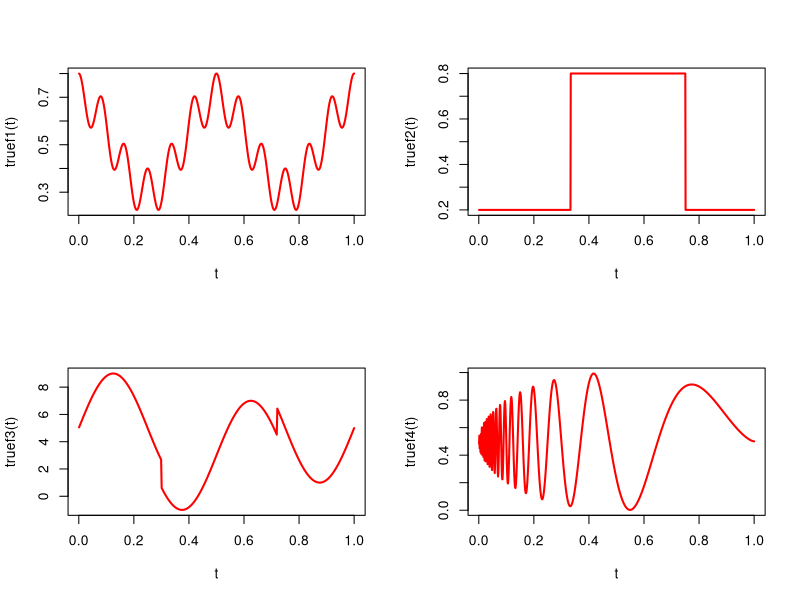
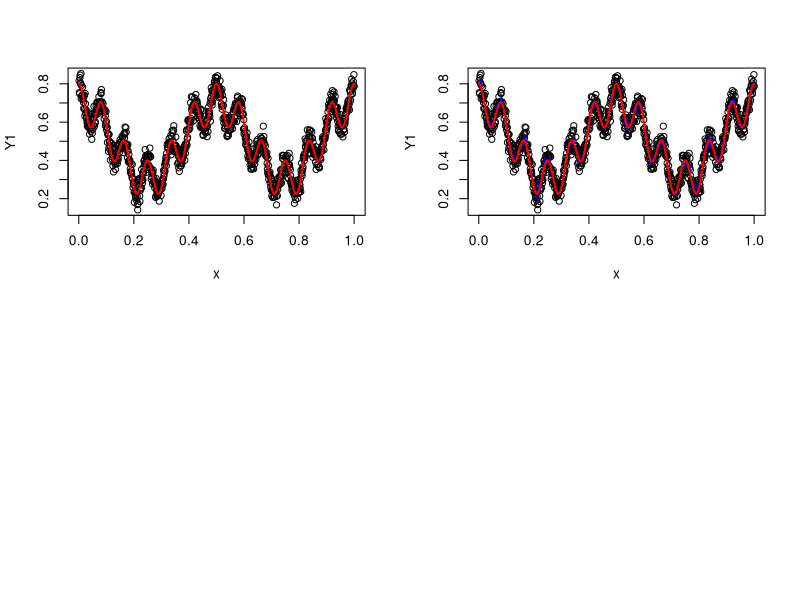

These charts were generated, in order, by the following R code:
## ---- chunk 1
knitr::opts_chunk$set(echo = TRUE)
## ---- chunk 2
T = 1000
t = (1:T)/T

truef1 = function(t) 0.5 + (0.2*cos(4*pi*t)) + (0.1*cos(24*pi*t))
truef2 = function(t) 0.2 + 0.6*(t > 1/3 & t <= 0.75)
truef3 = function(t) 4*sin(4*pi*t) - sign(t - .3) - sign(.72 - t) + 5
truef4 = function(t) sqrt(t*(1-t))*sin((2*pi*1.05) /(t+.05)) + 0.5
## ---- chunk 3
par(mfrow = c(2,2))
plot(t,truef1(t),type = "l", col="red", lwd=2)
plot(t,truef2(t),type = "l", col="red", lwd=2)
plot(t,truef3(t),type = "l", col="red", lwd=2)
plot(t,truef4(t),type = "l", col="red", lwd=2)
## ---- chunk 4
n <- 1000 # sample size
x <- (1:n)/n # the x_i
x


# Choice of signal noise ratio
rsnr = 5 ## ratio of variance of the epsilon

# Data 1
f1 = truef1(x) # r_1
sigma1 <- sd(f1)/rsnr # variance error is 5 times less than the variance of x

Y1 <- f1 + rnorm(n,mean=0,sd=sigma1) # y_i=r_j(x_i)+\epsilon_i

# scatter plot
plot(Y1 ~ x)
lines(t,truef1(t),type = "l", col="red", lwd=2)
## ---- chunk 5
#if (!require("KernSmooth")) install.packages("KernSmooth")
library(KernSmooth)

# locpoly permits to estimate r_1 using h=1/n

fitted_values <- locpoly(x, Y1, bandwidth = 1/n)

plot(Y1 ~ x) # observations
lines(fitted_values, col = "blue") #estimated regression function
lines(t,truef1(t),type = "l", col="red", lwd=2)
